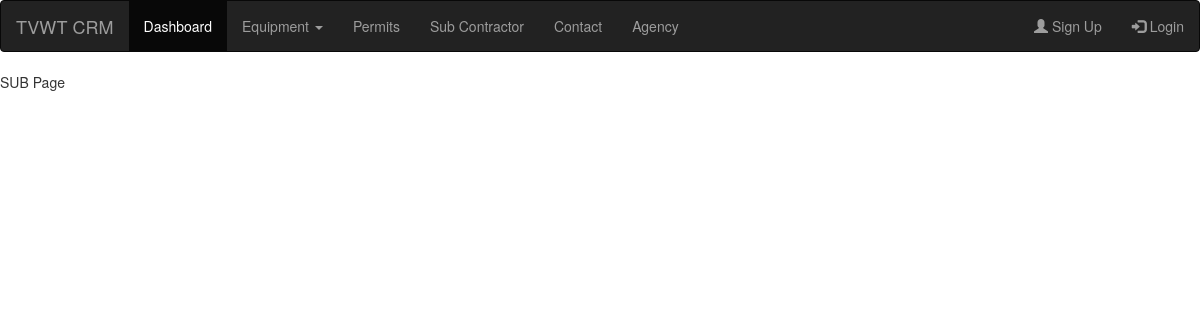
/sub/, run on an earlier commit of the app's database.
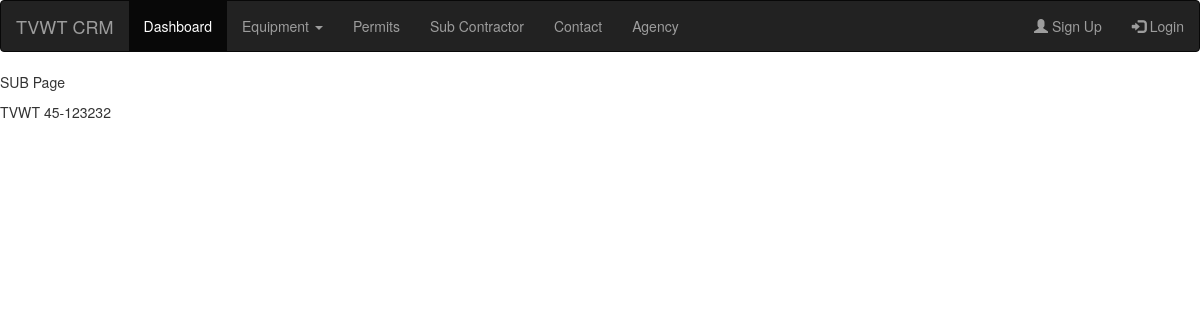
And on a later commit of the database.
### permits/models.py (models this page shows, shortened)
class SubProfile(models.Model):
    name = models.CharField(max_length=150, unique=True)
    contact_name = models.ForeignKey(ContactProfile, on_delete=models.CASCADE)
    address = models.CharField(max_length=150)
    city = models.CharField(max_length=150)
    st = models.CharField(max_length=150)
    zip_code = models.CharField(max_length=20)
    phone = models.CharField(max_length=20)
    fax = models.CharField(max_length=20)
    email = models.EmailField(max_length=150)
    website = models.CharField(max_length=200)
    ein_ss = models.CharField(max_length=9)
    business_lic = models.CharField(max_length=9)
    note = models.TextField(blank=True)
    created = models.DateTimeField(auto_now_add=True)
    updated = models.DateTimeField(auto_now=True)
    class Meta(object):
        verbose_name = "Sub Contractor"
        verbose_name_plural = "Sub Contractors"

### permits/views.py (the view)
# urls.py: path('sub/', views.sub, name='sub'),
def sub(request):
    subs = SubProfile.objects.all()
    return render(request, 'permits/sub.html', {'subs': subs})

### templates/permits/sub.html
{% extends 'permits/main.html' %}
{% block content %}
<p>SUB Page</p>
    {% for i in subs %}
        {{i.name}}
        {{i.ein_ss }}
    {% endfor %}
{% endblock %}

What changed in the data, as far as the page shows it:
added SubProfile: name "TVWT", ein_ss "45-123232"
